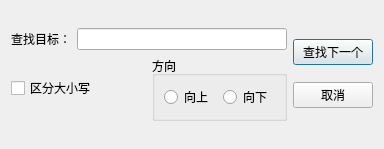
<?xml version="1.0" encoding="UTF-8"?>
<ui version="4.0">
 <class>FindDialog</class>
 <widget class="QDialog" name="FindDialog">
  <property name="geometry">
   <rect>
    <x>0</x>
    <y>0</y>
    <width>384</width>
    <height>149</height>
   </rect>
  </property>
  <property name="windowTitle">
   <string>查找</string>
  </property>
  <property name="windowIcon">
   <iconset resource="res.qrc">
    <normaloff>:/img/find.png</normaloff>:/img/find.png</iconset>
  </property>
  <layout class="QVBoxLayout" name="verticalLayout_3">
   <item>
    <layout class="QHBoxLayout" name="horizontalLayout_4">
     <item>
      <layout class="QVBoxLayout" name="verticalLayout_2">
       <item>
        <layout class="QHBoxLayout" name="horizontalLayout">
         <item>
          <widget class="QLabel" name="label">
           <property name="text">
            <string>查找目标：</string>
           </property>
          </widget>
         </item>
         <item>
          <widget class="QLineEdit" name="searchText"/>
         </item>
        </layout>
       </item>
       <item>
        <layout class="QHBoxLayout" name="horizontalLayout_3">
         <item>
          <widget class="QCheckBox" name="cbCaseSensetive">
           <property name="text">
            <string>区分大小写</string>
           </property>
          </widget>
         </item>
         <item>
          <widget class="QGroupBox" name="groupBox">
           <property name="title">
            <string>方向</string>
           </property>
           <layout class="QHBoxLayout" name="horizontalLayout_2">
            <item>
             <widget class="QRadioButton" name="rbUp">
              <property name="text">
               <string>向上</string>
              </property>
             </widget>
            </item>
            <item>
             <widget class="QRadioButton" name="rbDown">
              <property name="text">
               <string>向下</string>
              </property>
             </widget>
            </item>
           </layout>
          </widget>
         </item>
        </layout>
       </item>
      </layout>
     </item>
     <item>
      <layout class="QVBoxLayout" name="verticalLayout">
       <item>
        <widget class="QPushButton" name="btFindNext">
         <property name="text">
          <string>查找下一个</string>
         </property>
        </widget>
       </item>
       <item>
        <widget class="QPushButton" name="btCancel">
         <property name="text">
          <string>取消</string>
         </property>
        </widget>
       </item>
      </layout>
     </item>
    </layout>
   </item>
  </layout>
 </widget>
 <resources>
  <include location="res.qrc"/>
 </resources>
 <connections/>
</ui>
